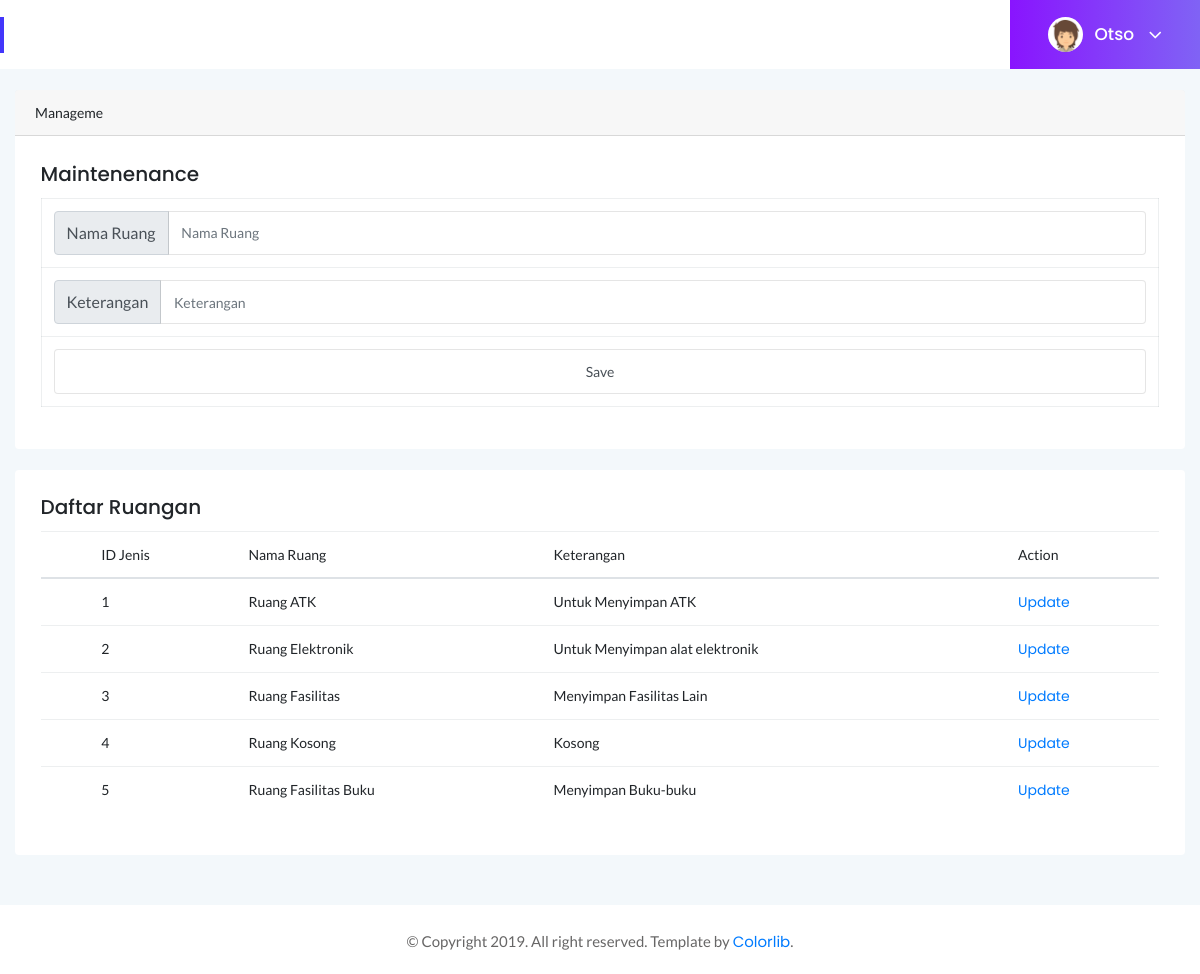
Page /ruang.php on the committed database.
### tables this page shows
CREATE TABLE `petugas` (
  `id_petugas` int(11) NOT NULL,
  `username` varchar(64) NOT NULL,
  `password` varchar(32) NOT NULL,
  `nama_petugas` varchar(225) NOT NULL,
  `id_level` int(11) NOT NULL,
  `status` int(1) NOT NULL
);

CREATE TABLE `ruang` (
  `id_ruang` int(11) NOT NULL,
  `nama_ruang` varchar(225) NOT NULL,
  `kode_ruang` varchar(225) DEFAULT NULL,
  `keterangan` varchar(225) NOT NULL
);

### library/oop.php (called while the page is built, shortened)
<?php
    class oop{
        function tampil($con,$table){
            $sql = "SELECT * FROM $table";
            $query = mysqli_query($con,$sql);
            while ($data = mysqli_fetch_array($query)){
                $isi[] = $data;
            }
            return $isi;
        }
    }
?>

### ruang.php (the view, shortened to what this page needs)
<!doctype html>
<html class="no-js" lang="en">
<?php
include 'library/oop.php';
include 'controller/controller.php';
$perintah = new oop();
$table = "ruang";
@$ruang = $_POST['nama_ruang'];
@$kode = null;
@$ket = $_POST['keterangan'];
$isi = "id_ruang = '', nama_ruang = '$ruang', kode_ruang = '$kode', keterangan = '$ket'";
$cek = "SELECT * FROM petugas WHERE status = '1'";
$mysql = mysqli_query($con,$cek);
$staff = mysqli_fetch_array($mysql);
?>
<head>
    <link rel="stylesheet" href="assets/css/bootstrap.min.css">
    <link rel="stylesheet" href="assets/css/font-awesome.min.css">
    <link rel="stylesheet" href="assets/css/themify-icons.css">
    <link rel="stylesheet" href="assets/css/metisMenu.css">
    <link rel="stylesheet" href="assets/css/owl.carousel.min.css">
    <link rel="stylesheet" href="assets/css/slicknav.min.css">
    <link rel="stylesheet" type="text/css" href="https://cdn.datatables.net/1.10.19/css/jquery.dataTables.css">
    <link rel="stylesheet" type="text/css" href="https://cdn.datatables.net/1.10.18/css/dataTables.bootstrap4.min.css">
    <link rel="stylesheet" type="text/css"
        href="https://cdn.datatables.net/responsive/2.2.3/css/responsive.bootstrap.min.css">
    <link rel="stylesheet" type="text/css"
        href="https://cdn.datatables.net/responsive/2.2.3/css/responsive.jqueryui.min.css">
    <link rel="stylesheet" href="assets/css/typography.css">
    <link rel="stylesheet" href="assets/css/default-css.css">
    <link rel="stylesheet" href="assets/css/styles.css">
    <link rel="stylesheet" href="assets/css/responsive.css">
</head>
<body>
    <div class="page-container">
        <div class="main-content">
            <form action="" method="POST">
                <div class="page-title-area">
                    <div class="row align-items-center">
                        <div class="col-sm-6">
                        </div>
                        <div class="col-sm-6 clearfix">
                            <div class="user-profile pull-right">
                                <img class="avatar user-thumb" src="assets/images/author/avatar.png" alt="avatar">
                                <h4 class="user-name dropdown-toggle" data-toggle="dropdown">
                                    <?php echo $staff['nama_petugas']?>
                                    <i class="fa fa-angle-down"></i></h4>
                            </div>
                        </div>
                    </div>
                </div>
                <div class="main-content-inner">
                    <br>
                    <div class="card">
                        <div class="card-header">
                            Manageme
                        </div>
                        <div class="card-body">
                            <h5 class="card-title">Maintenenance</h5>
                            <table class="table table-bordered">
                                <thead class="thead-light">
                                <tbody>
                                    <tr>
                                        <td>
                                            <div class="input-group">
                                                <div class="input-group-prepend">
                                                    <span class="input-group-text">Nama Ruang</span>
                                                </div>
                                                <input class="form-control" type="text" placeholder="Nama Ruang"
                                                    aria-label="Nama Ruang" value="<?php echo @$edit['nama_ruang']?>"
                                                    name="nama_ruang" require>
                                            </div>
                                        </td>
                                    </tr>
                                    <tr>
                                        <td>
                                            <div class="input-group">
                                                <div class="input-group-prepend">
                                                    <span class="input-group-text">Keterangan</span>
                                                </div>
                                                <input class="form-control" type="text"
                                                    value="<?php echo @$edit['keterangan']?>" placeholder="Keterangan"
                                                    aria-label="keterangan" name="keterangan" require>
                                            </div>
                                        </td>
                                    </tr>
                                </tbody>
                                <tfoot>
                                    <tr>
                                        <td>
                                            <?php if(@$_GET['kode']==""){?>
                                            <input name="simpan" id="" class="form-control btn btn-sucess" type="submit"
                                                value="Save">
                                            <?php } else { ?>
                                            <input name="update" id="" class="form-control btn btn-sucess" type="submit"
                                                value="Update">
                                            <?php } ?>
                                        </td>
                                    </tr>
                                </tfoot>
                            </table>
                        </div>
                    </div>
                    <br>
                    <div class="card">
                        <div class="card-body">
                            <h5 class="card-title">Daftar Ruangan</h5>
                            <div class="data-tables datatable-primary">
                                <table class="table" id="dataTable">
                                    <th>
                                    <td>ID Jenis</td>
                                    <td>Nama Ruang</td>
                                    <td>Keterangan</td>
                                    <td>Action</td>
                                    </th>
                                    <tbody>
                                        <?php
                                    $field = $perintah->tampil($con,$table);
                                    foreach($field as $data){
                                    ?>
                                        <tr>
                                            <td></td>
                                            <td><?php echo $data[0]?></td>
                                            <td><?php echo $data[1]?></td>
                                            <td><?php echo $data[3]?></td>
                                            <td>
                                                <a href="?edit&kode='<?php echo $data['id_ruang']?>'">Update</a>
                                            </td>
                                        </tr>
                                        <?php }?>
                                    </tbody>
                                </table>
                            </div>
                        </div>
                    </div>
            </form>
        </div>
        <footer>
            <div class="footer-area">
                <p>© Copyright 2019. All right reserved. Template by <a href="https://colorlib.com/wp/">Colorlib</a>.
                </p>
            </div>
        </footer>
    </div>
</body>
</html>

### rows in the picture
petugas: nama_petugas "Otso"
ruang: id_ruang "1", nama_ruang "Ruang ATK", keterangan "Untuk Menyimpan ATK"
ruang: id_ruang "2", nama_ruang "Ruang Elektronik", keterangan "Untuk Menyimpan alat elektronik"
ruang: id_ruang "3", nama_ruang "Ruang Fasilitas", keterangan "Menyimpan Fasilitas Lain"
ruang: id_ruang "4", nama_ruang "Ruang Kosong", keterangan "Kosong"
ruang: id_ruang "5", nama_ruang "Ruang Fasilitas Buku", keterangan "Menyimpan Buku-buku"
